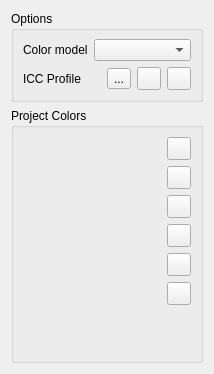
         <widget class="QWidget" name="mTabColors">
          <layout class="QVBoxLayout" name="verticalLayout_18">
           <item>
            <widget class="QgsCollapsibleGroupBox" name="groupBox_2">
             <property name="title">
              <string>Options</string>
             </property>
             <property name="syncGroup" stdset="0">
              <string notr="true">projstyles</string>
             </property>
             <layout class="QGridLayout" name="gridLayout_4" columnstretch="1,0,2">
              <property name="topMargin">
               <number>8</number>
              </property>
              <item row="1" column="1" colspan="2">
               <layout class="QHBoxLayout" name="horizontalLayout_3">
                <property name="topMargin">
                 <number>0</number>
                </property>
                <item>
                 <widget class="QLabel" name="mColorSpaceName">
                  <property name="text">
                   <string/>
                  </property>
                 </widget>
                </item>
                <item>
                 <widget class="QToolButton" name="mRemoveIccProfile">
                  <property name="toolTip">
                   <string>&lt;html&gt;&lt;head/&gt;&lt;body&gt;&lt;p&gt;Remove selected ICC profile&lt;/p&gt;&lt;/body&gt;&lt;/html&gt;</string>
                  </property>
                  <property name="text">
                   <string>...</string>
                  </property>
                  <property name="icon">
                   <iconset resource="../../images/images.qrc">
                    <normaloff>:/images/themes/default/mActionDeleteSelected.svg</normaloff>:/images/themes/default/mActionDeleteSelected.svg</iconset>
                  </property>
                 </widget>
                </item>
                <item>
                 <widget class="QToolButton" name="mSaveIccProfile">
                  <property name="toolTip">
                   <string>&lt;html&gt;&lt;head/&gt;&lt;body&gt;&lt;p&gt;Save ICC profile&lt;/p&gt;&lt;/body&gt;&lt;/html&gt;</string>
                  </property>
                  <property name="text">
                   <string/>
                  </property>
                  <property name="icon">
                   <iconset resource="../../images/images.qrc">
                    <normaloff>:/images/themes/default/mActionFileSave.svg</normaloff>:/images/themes/default/mActionFileSave.svg</iconset>
                  </property>
                 </widget>
                </item>
                <item>
                 <widget class="QToolButton" name="mAddIccProfile">
                  <property name="toolTip">
                   <string>&lt;html&gt;&lt;head/&gt;&lt;body&gt;&lt;p&gt;Load an ICC profile file and attach it to the project.&lt;/p&gt;&lt;p&gt;Color model will be updated accordingly.&lt;/p&gt;&lt;/body&gt;&lt;/html&gt;</string>
                  </property>
                  <property name="text">
                   <string/>
                  </property>
                  <property name="icon">
                   <iconset resource="../../images/images.qrc">
                    <normaloff>:/images/themes/default/mActionFileOpen.svg</normaloff>:/images/themes/default/mActionFileOpen.svg</iconset>
                  </property>
                 </widget>
                </item>
               </layout>
              </item>
              <item row="0" column="1" colspan="2">
               <widget class="QComboBox" name="mColorModel">
                <property name="toolTip">
                 <string>&lt;html&gt;&lt;head/&gt;&lt;body&gt;&lt;p&gt;Color model used as default when selecting a color in the whole application.&lt;/p&gt;&lt;p&gt;Any color defined in a different color model than the one specified here will be converted to this color model when exporting a layout.&lt;/p&gt;&lt;/body&gt;&lt;/html&gt;</string>
                </property>
               </widget>
              </item>
              <item row="1" column="0">
               <widget class="QLabel" name="mIccProfileLabel">
                <property name="text">
                 <string>ICC Profile</string>
                </property>
               </widget>
              </item>
              <item row="0" column="0">
               <widget class="QLabel" name="label_14">
                <property name="text">
                 <string>Color model</string>
                </property>
               </widget>
              </item>
             </layout>
            </widget>
           </item>
           <item>
            <widget class="QgsCollapsibleGroupBox" name="groupBox_7">
             <property name="title">
              <string>Project Colors</string>
             </property>
             <layout class="QGridLayout" name="gridLayout_12">
              <item row="2" column="1">
               <widget class="QToolButton" name="mButtonCopyColors">
                <property name="toolTip">
                 <string>Copy colors</string>
                </property>
                <property name="text">
                 <string/>
                </property>
                <property name="icon">
                 <iconset resource="../../images/images.qrc">
                  <normaloff>:/images/themes/default/mActionEditCopy.svg</normaloff>:/images/themes/default/mActionEditCopy.svg</iconset>
                </property>
               </widget>
              </item>
              <item row="6" column="1">
               <spacer name="verticalSpacer_12">
                <property name="orientation">
                 <enum>Qt::Vertical</enum>
                </property>
                <property name="sizeHint" stdset="0">
                 <size>
                  <width>20</width>
                  <height>40</height>
                 </size>
                </property>
               </spacer>
              </item>
              <item row="0" column="1">
               <widget class="QToolButton" name="mButtonAddColor">
                <property name="toolTip">
                 <string>Add color</string>
                </property>
                <property name="text">
                 <string/>
                </property>
                <property name="icon">
                 <iconset resource="../../images/images.qrc">
                  <normaloff>:/images/themes/default/symbologyAdd.svg</normaloff>:/images/themes/default/symbologyAdd.svg</iconset>
                </property>
               </widget>
              </item>
              <item row="3" column="1">
               <widget class="QToolButton" name="mButtonPasteColors">
                <property name="toolTip">
                 <string>Paste colors</string>
                </property>
                <property name="text">
                 <string/>
                </property>
                <property name="icon">
                 <iconset resource="../../images/images.qrc">
                  <normaloff>:/images/themes/default/mActionEditPaste.svg</normaloff>:/images/themes/default/mActionEditPaste.svg</iconset>
                </property>
               </widget>
              </item>
              <item row="1" column="1">
               <widget class="QToolButton" name="mButtonRemoveColor">
                <property name="toolTip">
                 <string>Remove color</string>
                </property>
                <property name="text">
                 <string/>
                </property>
                <property name="icon">
                 <iconset resource="../../images/images.qrc">
                  <normaloff>:/images/themes/default/symbologyRemove.svg</normaloff>:/images/themes/default/symbologyRemove.svg</iconset>
                </property>
               </widget>
              </item>
              <item row="0" column="0" rowspan="8">
               <widget class="QgsColorSchemeList" name="mTreeProjectColors" native="true"/>
              </item>
              <item row="4" column="1">
               <widget class="QToolButton" name="mButtonImportColors">
                <property name="toolTip">
                 <string>Import colors</string>
                </property>
                <property name="statusTip">
                 <string/>
                </property>
                <property name="text">
                 <string/>
                </property>
                <property name="icon">
                 <iconset resource="../../images/images.qrc">
                  <normaloff>:/images/themes/default/mActionFileOpen.svg</normaloff>:/images/themes/default/mActionFileOpen.svg</iconset>
                </property>
               </widget>
              </item>
              <item row="5" column="1">
               <widget class="QToolButton" name="mButtonExportColors">
                <property name="toolTip">
                 <string>Export colors</string>
                </property>
                <property name="text">
                 <string/>
                </property>
                <property name="icon">
                 <iconset resource="../../images/images.qrc">
                  <normaloff>:/images/themes/default/mActionFileSave.svg</normaloff>:/images/themes/default/mActionFileSave.svg</iconset>
                </property>
               </widget>
              </item>
             </layout>
            </widget>
           </item>
          </layout>
         </widget>
